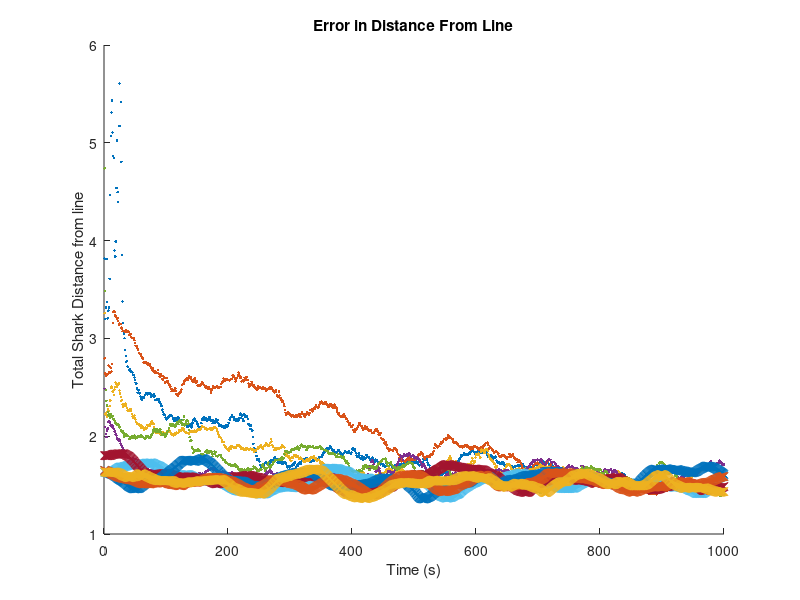
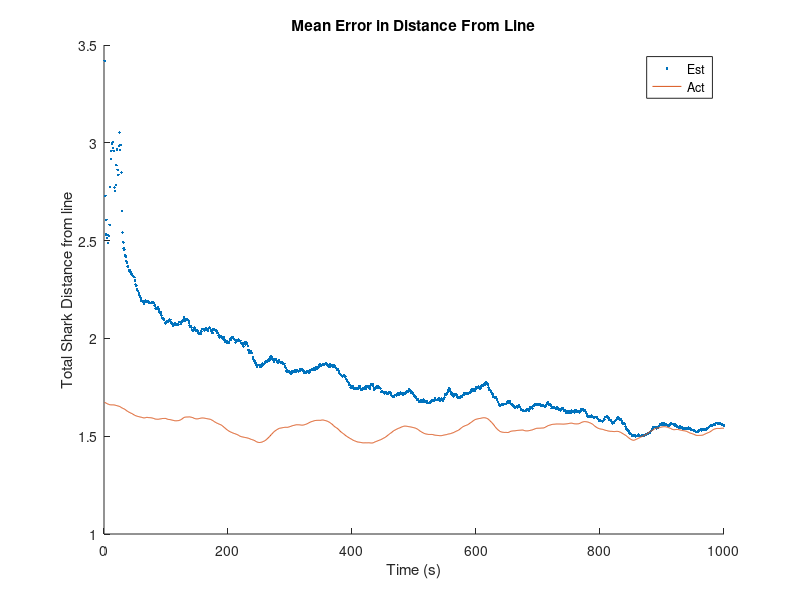

Reproduce these figures in MATLAB, in order.
% Reads shark mean position estimate log file from att_line_pf.py and
% plots

% 
% % % Read File
% M = csvread('catalina_error.txt');
% 
% x = M; % Error of shark's distance from line
% 
% plot(x', '.');
% xlabel('Time (s)');
% ylabel('y distance from att (m)')
% title('Error in Distance From Line')
% 
% % Plot Mean
% x = mean(x);
% figure
% plot(x', '.')
% title('Mean Error in Distance From Line')


% % Read File (est and actual)
M = csvread('att_line_pf_140Sharks.txt', 3, 0);
est = M(:,1:2:end); % Est Error of shark's distance from line
act = M(:,2:2:end); % Act Error of shark's distance from line

hold on
plot(est', '.');
plot(act', 'x');
hold off

xlabel('Time (s)');
ylabel('Total Shark Distance from line')
title('Error in Distance From Line')

% Plot Mean
est_mean = mean(est);
act_mean = mean(act);
figure
hold on
plot(est_mean', '.')
plot(act_mean', '-')
legend('Est', 'Act')
xlabel('Time (s)');
ylabel('Total Shark Distance from line')
title('Mean Error in Distance From Line')
% 
